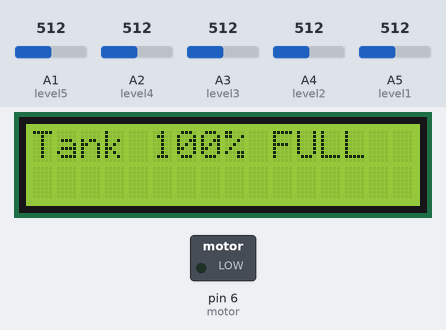
This sketch was run on a simulated Arduino Uno, built with avr-gcc and run on an emulated ATmega328P. Shown: 16×2 character LCD, switched loads named in the sketch (green lamp = pin HIGH). The inputs (shaded band) are chosen by the test bench; at power-on: A1 (level5) = 512, A2 (level4) = 512, A3 (level3) = 512, A4 (level2) = 512, A5 (level1) = 512. The modem accepts every AT command (registered, SIM ready, sends succeed) and sends nothing else; what the sketch prints to the serial monitor is not drawn.

Above: at 1.2 s.
1.3 s: A1 (level5) set to 54
5.6 s: A1 (level5) set to 46
At 7.9 s:
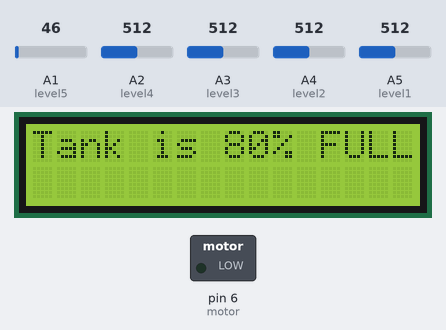
9.9 s: A2 (level4) set to 30
14.2 s: A3 (level3) set to 30
At 17.7 s:
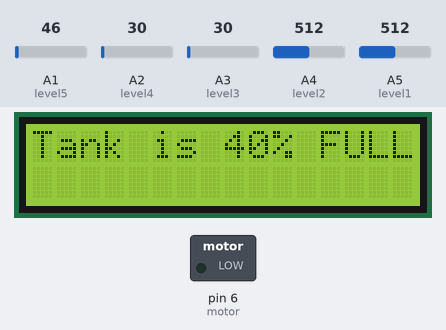
18.5 s: A4 (level2) set to 30
At 21.4 s:
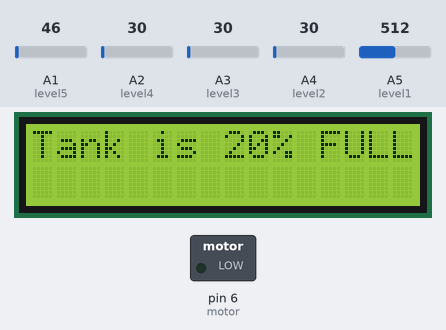
22.8 s: A5 (level1) set to 53
27.1 s: A5 (level1) set to 46
At 30.6 s:
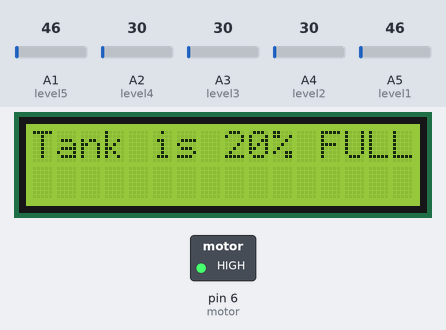
Timing chart, 0 to 32.1 s (numbered marks = the images above; inputs shaded):
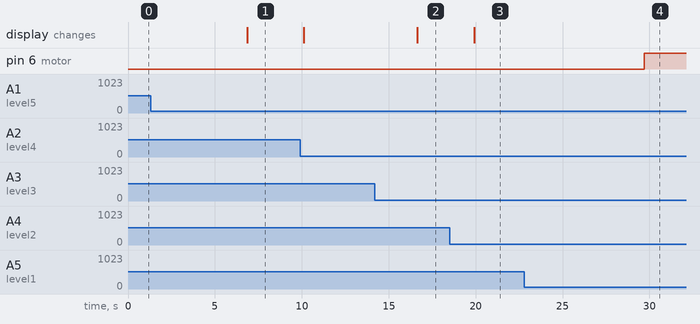

Measured:
- the behaviour switches between 50 and 49 on A1 (level5) (found by bisection; images 0 and 1)
- the behaviour switches between 50 and 49 on A5 (level1) (found by bisection; images 3 and 4)
- after the input at 1.3 s, every drawn part: stays the same
- after the input at 5.6 s, the display: changes after 1.3 s (image 1)
- after the input at 14.2 s, the display: changes after 2.5 s (image 2)
- after the input at 18.5 s, the display: changes after 1.4 s (image 3)
- after the input at 22.8 s, every drawn part: stays the same
- after the input at 27.1 s, pin 6 (motor): LOW → HIGH after 2.6 s

The sketch:

sm_And_Lcd_Based_Water_Level_Monitoring_system_Using_arduino.ino
```cpp
//Prateek
//www.prateek.in

#include <SoftwareSerial.h>
SoftwareSerial mySerial(2, 3);
#include <LiquidCrystal.h>
int level1 = A5;
int level2 = A4;
int level3 = A3;
int level4 = A2;
int level5 = A1;
int motor = 6;
int a;
int b;
int c;
int d;
int e;
int r; //Water Pump status flag
int m = 0; //water Pump flag
int z = 50;


LiquidCrystal lcd(12, 11, 10, 9, 8, 7);
void setup()
{
  Serial.begin(9600);
  mySerial.begin(9600);
  pinMode(level1, INPUT);
  pinMode(level2, INPUT);
  pinMode(level3, INPUT);
  pinMode(level4, INPUT);
  pinMode(level5, INPUT);
  pinMode(motor, OUTPUT);
  lcd.begin(16, 2);
}

void loop()
{

  r = digitalRead(motor);
  a = analogRead(level1);
  b = analogRead(level2);
  c = analogRead(level3);
  d = analogRead(level4);
  e = analogRead(level5);


  if (e > z && d > z && c > z && b > z && a > z )
  {
    {
      digitalWrite(motor, LOW);
    }
    lcd.clear();
    lcd.setCursor(0, 0);
    lcd.print("Tank 100% FULL");
    SendMessage();
    mySerial.println("ATD8830584864;"); //replace x by your number
    delay(100);
    mySerial.println("ATH");
  }
  else
  {
    if (e < z && d > z && c > z && b > z && a > z )
    {

      lcd.clear();
      lcd.setCursor(0, 0);
      lcd.print("Tank is 80% FULL");
      SendMessage1();
    }
    else
    {
      if (e < z && d < z && c > z && b > z && a > z )
      {

        lcd.clear();
        lcd.setCursor(0, 0);
        lcd.print("Tank is 60% FULL");
        SendMessage2();
      }
      else
      {
        if (e < z && d < z && c < z && b > z && a > z )
        {


          lcd.clear();
          lcd.setCursor(0, 0);
          lcd.print("Tank is 40% FULL");
          SendMessage3();
        }
        else if (e < z && d < z && c < z && b < z && a > z )
        {

          lcd.clear();
          lcd.setCursor(0, 0);
          lcd.print("Tank is 20% FULL");
          SendMessage4();
        }
        else
        { if (e < z && d < z && c < z && b < z && a < z )
          {
            {
              digitalWrite(motor, HIGH);
            }
          }
        }
      }
    }
  }
  if (r == LOW)
  {
    //lcd.setCursor(0, 0);
    //lcd.print("Water Pump (OFF)");
  }
  else
  {
    //lcd.setCursor(0, 0);
    //lcd.print("Water Pump (ON)");
  }
  {
    delay(100);

  }
}
void SendMessage()
{
  Serial.println("Tank 100% FULL");
  mySerial.println("AT+CMGF=1");
  delay(1000);
  mySerial.println("AT+CMGS=\"+918830584864\"\r");
  delay(1000);
  mySerial.println("Tank 100% FULL");
  delay(100);
  mySerial.println((char)26);
  delay(1000);
}
void SendMessage1()
{
  Serial.println("Tank is 80% FULLt");
  mySerial.println("AT+CMGF=1");
  delay(1000);
  mySerial.println("AT+CMGS=\"+918830584864\"\r");
  delay(1000);
  mySerial.println("Tank is 80% FULL ");
  delay(100);
  mySerial.println((char)26);
  delay(1000);
}
void SendMessage2()
{
  Serial.println("Tank is 60% FULL");
  mySerial.println("AT+CMGF=1");
  delay(1000);
  mySerial.println("AT+CMGS=\"+918830584864\"\r");
  delay(1000);
  mySerial.println("Tank is 60% FULL");
  delay(100);
  mySerial.println((char)26);
  delay(1000);
}
void SendMessage3()
{
  Serial.println("Tank is 40% FULL");
  mySerial.println("AT+CMGF=1");
  delay(1000);
  mySerial.println("AT+CMGS=\"+918830584864\"\r");
  delay(1000);
  mySerial.println("Tank is 40% FULL");
  delay(100);
  mySerial.println((char)26);
  delay(1000);
}
void SendMessage4()
{
  Serial.println("Tank is 20% FULL");
  mySerial.println("AT+CMGF=1");
  delay(1000);
  mySerial.println("AT+CMGS=\"+918830584864\"\r");
  delay(1000);
  mySerial.println("Tank is 20% FULL");
  delay(100);
  mySerial.println((char)26);
  delay(1000);
}
```
